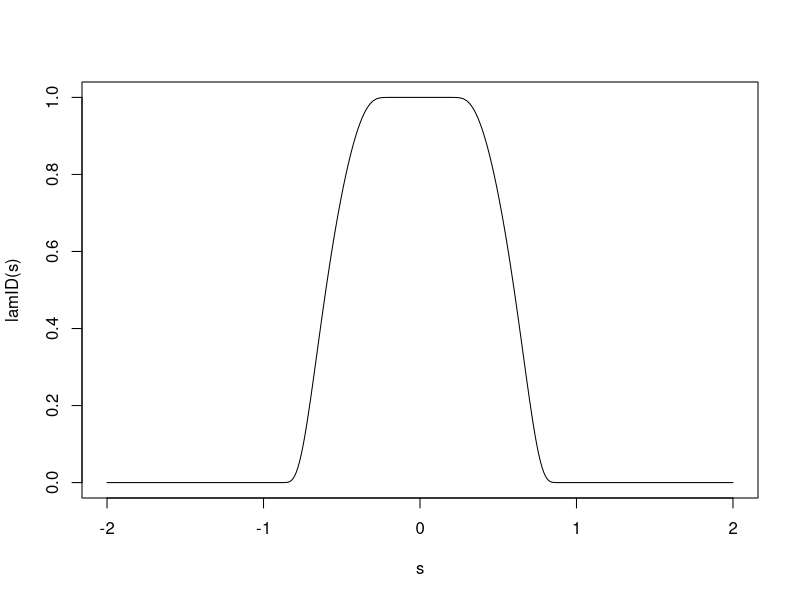

R code for this plot:
c=0.05
b=0.25

lamID <- function(x)
{
  
  
  ifelse( abs(x) <= c, 
          1, 
          ifelse( abs(x) < 1, 
                  exp(-b*exp(-b/(abs(x)-c)^2)/(abs(x)-1)^2), 
                  0
          ) 
  )
}

s = seq(-2,2,0.01)
plot(s, lamID(s), type='l')